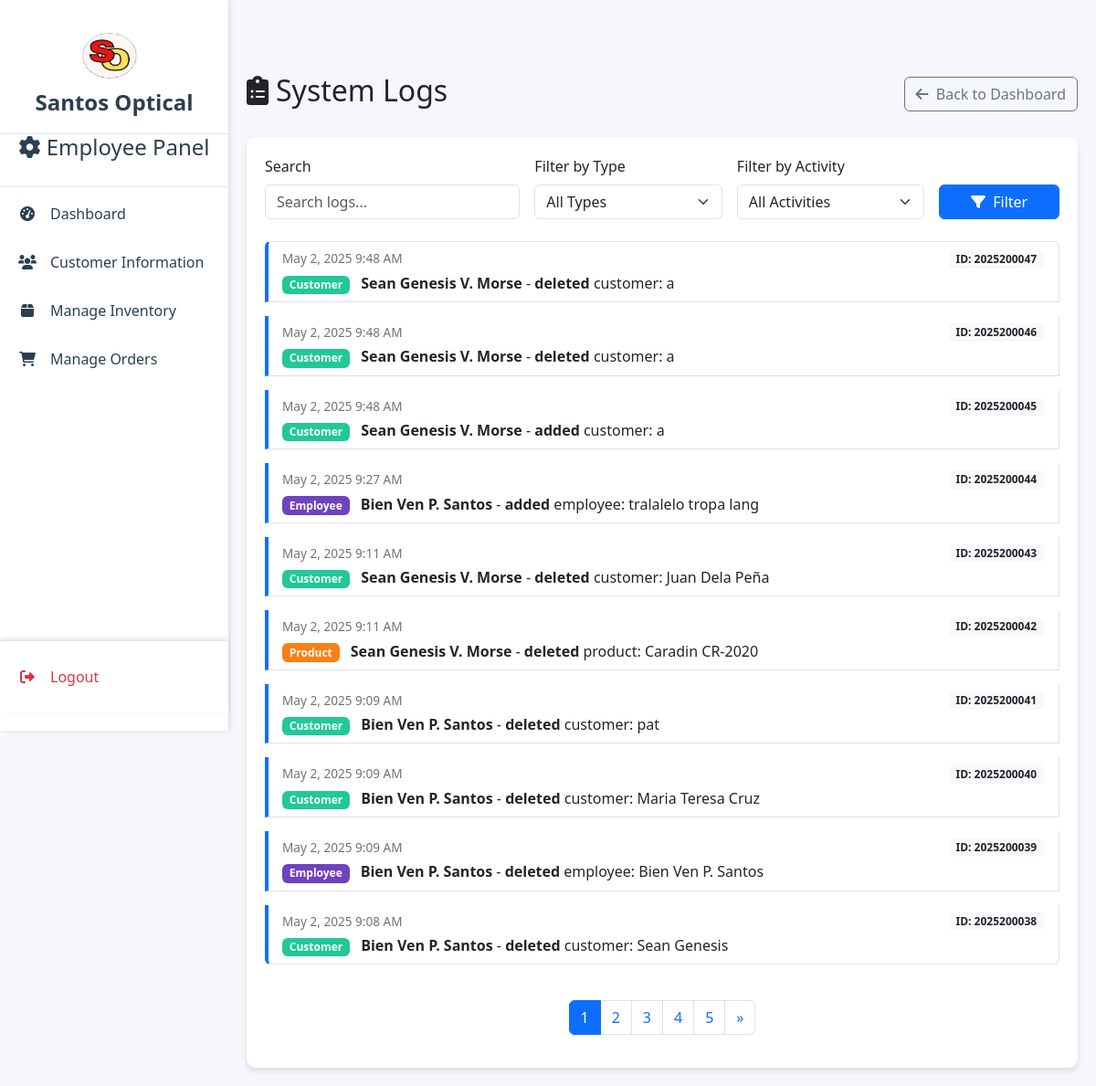
The page /logs.php (signed in) on the database its author committed.
### tables this page shows
CREATE TABLE `Logs` (
  `LogsID` int(10) NOT NULL,
  `EmployeeID` int(10) DEFAULT NULL,
  `TargetID` int(10) DEFAULT NULL,
  `TargetType` enum('customer','employee','product','order') NOT NULL,
  `ActivityCode` int(10) DEFAULT NULL,
  `Description` varchar(255) DEFAULT NULL,
  `Upd_dt` timestamp NULL DEFAULT current_timestamp()
);

CREATE TABLE `employee` (
  `EmployeeID` int(10) NOT NULL,
  `EmployeeName` varchar(100) DEFAULT NULL,
  `EmployeePicture` varchar(255) DEFAULT NULL,
  `EmployeeEmail` varchar(100) DEFAULT NULL,
  `EmployeeNumber` varchar(11) DEFAULT NULL,
  `RoleID` int(10) DEFAULT NULL,
  `LoginName` varchar(50) DEFAULT NULL,
  `Password` varchar(255) DEFAULT NULL,
  `BranchCode` int(10) DEFAULT NULL,
  `Status` varchar(50) DEFAULT NULL,
  `Upd_by` varchar(50) DEFAULT NULL,
  `Upd_dt` timestamp NULL DEFAULT current_timestamp()
);

### logs.php (the view, shortened to what this page needs)
<?php
$logsPerPage = 10;
$currentPage = isset($_GET['page']) ? (int)$_GET['page'] : 1;
$offset = ($currentPage - 1) * $logsPerPage;
$query = "SELECT l.LogsID, l.Upd_dt, l.TargetType, l.Description, l.ActivityCode,
                 e.EmployeeName as Employee
          FROM Logs l
          JOIN employee e ON l.EmployeeID = e.EmployeeID";
$where = [];
$params = [];
$types = '';
$conn = connect();
$totalQuery = "SELECT COUNT(*) as total FROM Logs l" . (!empty($where) ? " WHERE " . implode(' AND ', $where) : "");
$stmt = $conn->prepare($totalQuery);
$stmt->execute();
$totalResult = $stmt->get_result();
$totalLogs = $totalResult->fetch_assoc()['total'];
$totalPages = ceil($totalLogs / $logsPerPage);
$query .= " ORDER BY l.Upd_dt DESC LIMIT ? OFFSET ?";
$types .= 'ii';
$params[] = $logsPerPage;
$params[] = $offset;
$stmt = $conn->prepare($query);
$stmt->bind_param($types, ...$params);
$stmt->execute();
$logsResult = $stmt->get_result();
?>
<!DOCTYPE html>
<html>
<head>
    <link href="https://cdn.jsdelivr.net/npm/bootstrap@5.3.3/dist/css/bootstrap.min.css" rel="stylesheet">
    <link rel="stylesheet" href="https://cdnjs.cloudflare.com/ajax/libs/font-awesome/6.0.0/css/all.min.css">
    <link rel="stylesheet" href="customCodes/custom.css">
</head>
<body>
    <?php include "sidebar.php"; ?>
    <div class="main-content">
        <div class="d-flex justify-content-between align-items-center mb-4">
            <h2><i class="fas fa-clipboard-list me-2"></i>System Logs</h2>
            <a href="Dashboard.php" class="btn btn-outline-secondary">
                <i class="fas fa-arrow-left me-1"></i> Back to Dashboard
            </a>
        </div>
        <div class="logs-container">
            <form method="get" action="logs.php" class="mb-4 filter-form">
                <div class="row g-3">
                    <div class="col-md-4">
                        <label for="search" class="form-label">Search</label>
                        <input type="text" class="form-control" id="search" name="search"
                               placeholder="Search logs..." value="<?php echo isset($_GET['search']) ? htmlspecialchars($_GET['search']) : '' ?>">
                    </div>
                    <div class="col-md-3">
                        <label for="type" class="form-label">Filter by Type</label>
                        <select class="form-select" id="type" name="type">
                            <option value="">All Types</option>
                        </select>
                    </div>
                    <div class="col-md-3">
                        <label for="activity" class="form-label">Filter by Activity</label>
                        <select class="form-select" id="activity" name="activity">
                            <option value="">All Activities</option>
                        </select>
                    </div>
                    <div class="col-md-2 d-flex align-items-end">
                        <button type="submit" class="btn btn-primary w-100">
                            <i class="fas fa-filter me-1"></i> Filter
                        </button>
                    </div>
                </div>
            </form>
            <?php if ($logsResult->num_rows > 0): ?>
                <div class="list-group">
                    <?php while ($log = $logsResult->fetch_assoc()): ?>
                        <div class="list-group-item log-entry">
                            <div class="d-flex justify-content-between align-items-start">
                                <div>
                                    <span class="log-time">
                                        <?php echo date('M j, Y g:i A', strtotime($log['Upd_dt'])); ?>
                                    </span>
                                    <div class="log-action mt-1">
                                        <span class="badge
                                            <?php
                                                switch($log['TargetType']) {
                                                    case 'customer': echo 'badge-customer'; break;
                                                    case 'employee': echo 'badge-employee'; break;
                                                    case 'product': echo 'badge-product'; break;
                                                }
                                            ?> me-2">
                                            <?php echo ucfirst($log['TargetType']); ?>
                                        </span>
                                        <strong><?php echo $log['Employee']; ?></strong> -
                                        <?php
                                            $activity = '';
                                            switch($log['ActivityCode']) {
                                                case 3: $activity = 'added'; break;
                                                case 5: $activity = 'deleted'; break;
                                            }
                                            echo "<strong>" . $activity . "</strong> " . $log['TargetType'] .": ". $log['Description'];
                                        ?>
                                    </div>
                                </div>
                                <span class="badge bg-light text-dark">
                                    ID: <?php echo $log['LogsID']; ?>
                                </span>
                            </div>
                        </div>
                    <?php endwhile; ?>
                </div>
                <nav aria-label="Logs pagination" class="mt-4">
                    <ul class="pagination justify-content-center">
                        <?php for ($i = 1; $i <= $totalPages; $i++): ?>
                            <li class="page-item <?php echo ($i == $currentPage) ? 'active' : ''; ?>">
                                <a class="page-link" href="?<?php
                                    echo http_build_query(array_merge(
                                        $_GET,
                                        ['page' => $i]
                                    ));
                                ?>"><?php echo $i; ?></a>
                            </li>
                        <?php endfor; ?>
                        <?php if ($currentPage < $totalPages): ?>
                            <li class="page-item">
                                <a class="page-link" href="?<?php
                                    echo http_build_query(array_merge(
                                        $_GET,
                                        ['page' => $currentPage + 1]
                                    ));
                                ?>" aria-label="Next">
                                    <span aria-hidden="true">&raquo;</span>
                                </a>
                            </li>
                        <?php endif; ?>
                    </ul>
                </nav>
            <?php else: ?>
                <div class="alert alert-info text-center">
                    <i class="fas fa-info-circle me-2"></i> No logs found.
                </div>
            <?php endif; ?>
        </div>
    </div>
</body>
</html>

### logs.php (style rules this page uses)
body { background-color: #f5f7fa; padding-top: 60px; }
.main-content { margin-left: 250px; padding: 20px; width: calc(100% - 250px); transition: margin 0.3s ease; }
.logs-container { background-color: white; border-radius: 10px; box-shadow: 0 4px 6px rgba(0,0,0,0.1); padding: 20px; }
.log-entry { border-left: 4px solid #0d6efd; padding-left: 15px; margin-bottom: 15px; transition: all 0.3s; }
.log-time { font-size: 0.85rem; color: #6c757d; }
.log-action { font-weight: 500; }
.badge-customer { background-color: #20c997; }
.badge-employee { background-color: #6f42c1; }
.badge-product { background-color: #fd7e14; }

### rows shown on the page
logs: Upd_dt "May 2, 2025 9:48 AM", TargetType "Customer", EmployeeID.EmployeeName "Sean Genesis V. Morse", ActivityCode "deleted", TargetType "customer", Description "a", LogsID "2025200047"
logs: Upd_dt "May 2, 2025 9:48 AM", TargetType "Customer", EmployeeID.EmployeeName "Sean Genesis V. Morse", ActivityCode "deleted", TargetType "customer", Description "a", LogsID "2025200046"
logs: Upd_dt "May 2, 2025 9:48 AM", TargetType "Customer", EmployeeID.EmployeeName "Sean Genesis V. Morse", ActivityCode "added", TargetType "customer", Description "a", LogsID "2025200045"
logs: Upd_dt "May 2, 2025 9:27 AM", TargetType "Employee", EmployeeID.EmployeeName "Bien Ven P. Santos", ActivityCode "added", TargetType "employee", Description "tralalelo tropa lang", LogsID "2025200044"
logs: Upd_dt "May 2, 2025 9:11 AM", TargetType "Customer", EmployeeID.EmployeeName "Sean Genesis V. Morse", ActivityCode "deleted", TargetType "customer", Description "Juan Dela Peña", LogsID "2025200043"
logs: Upd_dt "May 2, 2025 9:11 AM", TargetType "Product", EmployeeID.EmployeeName "Sean Genesis V. Morse", ActivityCode "deleted", TargetType "product", Description "Caradin CR-2020", LogsID "2025200042"
logs: Upd_dt "May 2, 2025 9:09 AM", TargetType "Customer", EmployeeID.EmployeeName "Bien Ven P. Santos", ActivityCode "deleted", TargetType "customer", Description "pat", LogsID "2025200041"
logs: Upd_dt "May 2, 2025 9:09 AM", TargetType "Customer", EmployeeID.EmployeeName "Bien Ven P. Santos", ActivityCode "deleted", TargetType "customer", Description "Maria Teresa Cruz", LogsID "2025200040"
logs: Upd_dt "May 2, 2025 9:09 AM", TargetType "Employee", EmployeeID.EmployeeName "Bien Ven P. Santos", ActivityCode "deleted", TargetType "employee", Description "Bien Ven P. Santos", LogsID "2025200039"
logs: Upd_dt "May 2, 2025 9:08 AM", TargetType "Customer", EmployeeID.EmployeeName "Bien Ven P. Santos", ActivityCode "deleted", TargetType "customer", Description "Sean Genesis", LogsID "2025200038"

### other values the page prints
$panel "Employee Panel"
